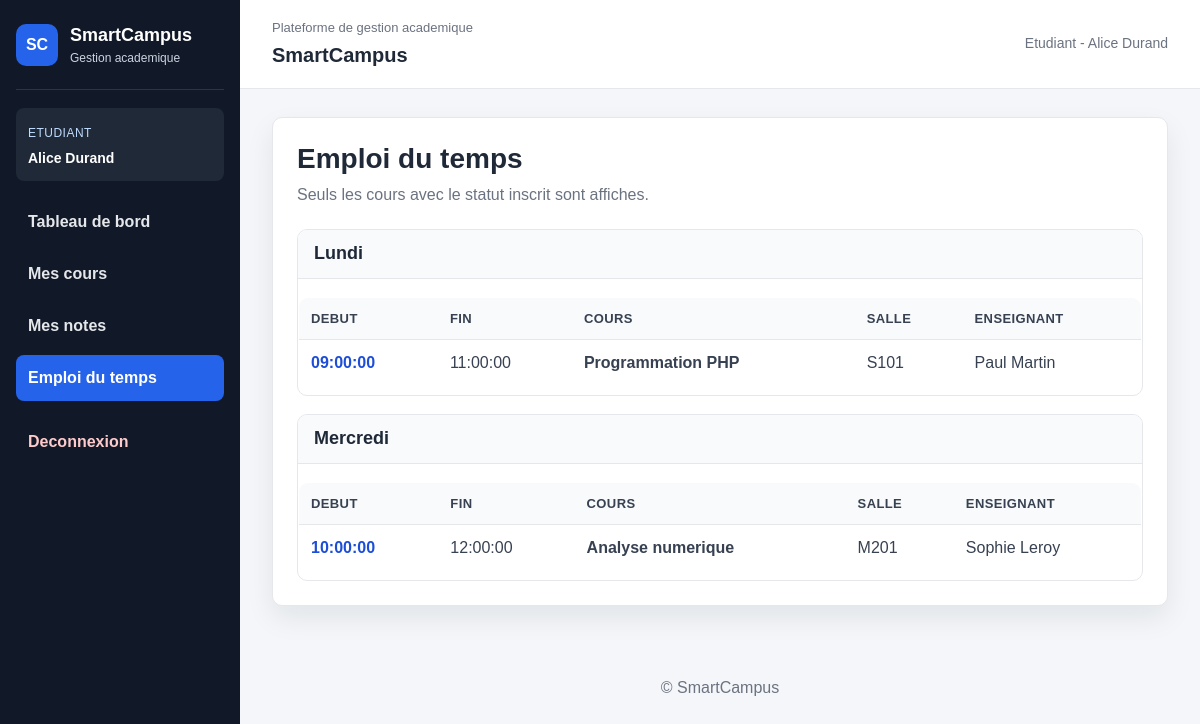
The page /etudiant/emploi_du_temps.php (signed in) on the database its author committed.
### tables this page shows
CREATE TABLE cours (
    id_cours INT AUTO_INCREMENT PRIMARY KEY,
    code_cours VARCHAR(50) NOT NULL,
    titre VARCHAR(150) NOT NULL,
    description TEXT,
    capacite_max INT NOT NULL,
    jour VARCHAR(20) NOT NULL,
    heure_debut TIME NOT NULL,
    heure_fin TIME NOT NULL,
    salle VARCHAR(50) NOT NULL,
    semestre VARCHAR(50) NOT NULL,
    id_enseignant INT NOT NULL,
    UNIQUE (code_cours),
    CONSTRAINT fk_cours_enseignant
        FOREIGN KEY (id_enseignant) REFERENCES enseignant(id_enseignant)
);

CREATE TABLE utilisateur (
    id_user INT AUTO_INCREMENT PRIMARY KEY,
    nom VARCHAR(100) NOT NULL,
    prenom VARCHAR(100) NOT NULL,
    email VARCHAR(150) NOT NULL,
    mot_de_passe VARCHAR(255) NOT NULL,
    role ENUM('administrateur','enseignant','etudiant') NOT NULL,
    date_creation TIMESTAMP DEFAULT CURRENT_TIMESTAMP,
    actif TINYINT(1) DEFAULT 1,
    UNIQUE (email)
);

### etudiant/emploi_du_temps.php (the view, shortened to what this page needs)
<?php
require_once __DIR__ . '/../config/db.php';
$id_etudiant = $_SESSION['id_etudiant'] ?? 0;
include __DIR__ . '/../includes/header.php';
?>
<section class="container">
    <h1>Emploi du temps</h1>
    <p class="page-subtitle">Seuls les cours avec le statut inscrit sont affiches.</p>
    <?php
    $sql = "SELECT cours.jour, cours.heure_debut, cours.heure_fin, cours.titre, cours.salle,
                   utilisateur.nom, utilisateur.prenom
            FROM inscription
            INNER JOIN cours ON inscription.id_cours = cours.id_cours
            INNER JOIN enseignant ON cours.id_enseignant = enseignant.id_enseignant
            INNER JOIN utilisateur ON enseignant.id_user = utilisateur.id_user
            WHERE inscription.id_etudiant = ?
            AND inscription.statut = 'inscrit'
            ORDER BY cours.jour, cours.heure_debut";
    $stmt = mysqli_prepare($conn, $sql);
    mysqli_stmt_bind_param($stmt, "i", $id_etudiant);
    mysqli_stmt_execute($stmt);
    $resultat = mysqli_stmt_get_result($stmt);
    $cours_par_jour = [];
    if ($resultat) {
        while ($cours = mysqli_fetch_assoc($resultat)) {
            $cours_par_jour[$cours['jour']][] = $cours;
        }
    }
    ?>
    <section class="schedule">
    <?php if (!empty($cours_par_jour)): ?>
        <?php foreach ($cours_par_jour as $jour => $liste_cours): ?>
            <section class="day-block schedule-day">
                <h2><?php echo htmlspecialchars($jour); ?></h2>
                <table>
                    <thead>
                        <tr>
                            <th>Debut</th>
                            <th>Fin</th>
                            <th>Cours</th>
                            <th>Salle</th>
                            <th>Enseignant</th>
                        </tr>
                    </thead>
                    <tbody>
                        <?php foreach ($liste_cours as $cours): ?>
                            <tr>
                                <td><span class="schedule-time"><?php echo htmlspecialchars($cours['heure_debut']); ?></span></td>
                                <td><?php echo htmlspecialchars($cours['heure_fin']); ?></td>
                                <td><span class="schedule-course"><?php echo htmlspecialchars($cours['titre']); ?></span></td>
                                <td><?php echo htmlspecialchars($cours['salle']); ?></td>
                                <td><?php echo htmlspecialchars($cours['prenom'] . ' ' . $cours['nom']); ?></td>
                            </tr>
                        <?php endforeach; ?>
                    </tbody>
                </table>
            </section>
        <?php endforeach; ?>
    <?php else: ?>
        <p class="empty-state">Aucun cours dans l'emploi du temps.</p>
    <?php endif; ?>
    </section>
</section>
<?php include __DIR__ . '/../includes/footer.php'; ?>

### assets/css/style.css (style rules this page uses)
* { box-sizing: border-box; }
:root { --bg: #f4f6f9; --panel: #ffffff; --sidebar: #111827; --sidebar-soft: #1f2937; --text: #1f2937; --muted: #6b7280; --border: #e5e7eb; --primary: #2563eb; --primary-dark: #1d4ed8; --success: #16a34a; --warning: #f59e0b; --danger: #dc2626; --shadow: 0 12px 28px rgba(15, 23, 42, 0.08); }
body { margin: 0; font-family: Arial, Helvetica, sans-serif; background: var(--bg); color: var(--text); line-height: 1.5; }
.container, .section-card, .form-card { background: var(--panel); border: 1px solid var(--border); border-radius: 10px; box-shadow: var(--shadow); }
.container { padding: 24px; overflow-x: auto; }
h1, h2, h3 { color: var(--text); line-height: 1.2; }
h1 { margin: 0 0 8px; font-size: 28px; }
h2 { font-size: 20px; }
.page-subtitle { margin: 0 0 22px; color: var(--muted); }
.table-responsive, .container { overflow-x: auto; }
table { width: 100%; min-width: 760px; border-collapse: collapse; margin: 18px 0 8px; background: #ffffff; border: 1px solid var(--border); border-radius: 10px; overflow: hidden; }
th, td { padding: 11px 12px; border-bottom: 1px solid var(--border); text-align: left; vertical-align: top; }
th { background: #f8fafc; color: #374151; font-size: 13px; text-transform: uppercase; letter-spacing: 0.03em; }
td { color: #374151; }
tr:last-child td { border-bottom: 0; }
.actions-cell, td:last-child { white-space: nowrap; }
.day-block, .schedule-day { margin-top: 18px; border: 1px solid var(--border); border-radius: 10px; overflow: hidden; background: #ffffff; }
.day-block h2, .schedule-day h2 { margin: 0; padding: 13px 16px; background: #f8fafc; border-bottom: 1px solid var(--border); font-size: 18px; }
.schedule-time { color: var(--primary-dark); font-weight: bold; }
.schedule-course { font-weight: bold; }

### rows shown on the page
cours: heure_debut "09:00:00", heure_fin "11:00:00", titre "Programmation PHP", salle "S101", utilisateur.prenom+nom "Paul Martin"
cours: heure_debut "10:00:00", heure_fin "12:00:00", titre "Analyse numerique", salle "M201", utilisateur.prenom+nom "Sophie Leroy"

### other values the page prints
$libelle_role "ETUDIANT"
$nom_complet "Alice Durand"
$libelle_role "Etudiant"
$jour "Lundi"
$jour "Mercredi"
